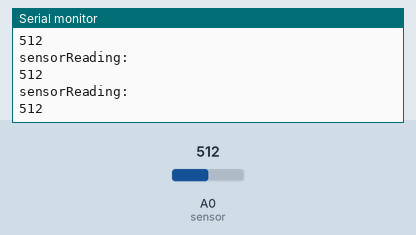
The sketch below on a simulated Arduino Uno, built with avr-gcc and run on an emulated ATmega328P. Shown: the last lines printed to the serial monitor. The inputs (shaded band) are chosen by the test bench; at power-on: A0 (sensor) = 512.

Above: at 1.3 s.
1.4 s: A0 (sensor) set to 716
At 1.82 s:
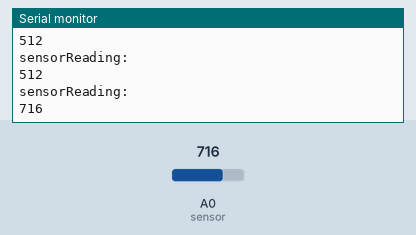
2.9 s: A0 (sensor) set to 900
At 3.32 s:
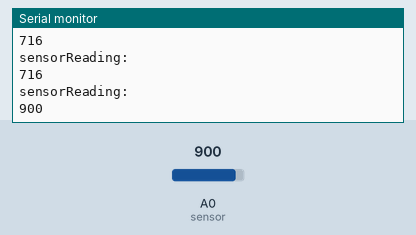
Timing chart, 0 to 5.9 s (numbered marks = the images above; inputs shaded):
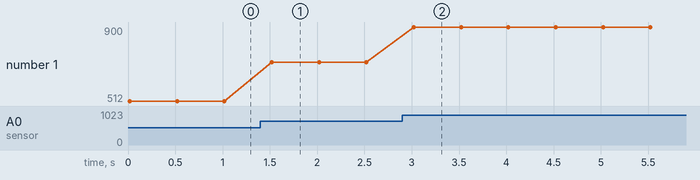

The sketch:

MQ3Test.ino
```cpp
short sensorReading;
short sensor = A0;

void setup(){
	Serial.begin(9800);
	pinMode(sensor, INPUT);
}

void loop(){
	sensorReading = analogRead(sensor);
	Serial.println("sensorReading: ");
	Serial.println(sensorReading);
	Serial.println("\r\n");

	delay(500);
}
```

Measured:
- after the input at 1.4 s, the serial monitor: prints a new line after 0.12 s (image 1)
- after the input at 2.9 s, the serial monitor: prints a new line after 0.12 s (image 2)
- plotted number 1: 512 → 716 after the input at 1.4 s, 716 → 900 after the input at 2.9 s
